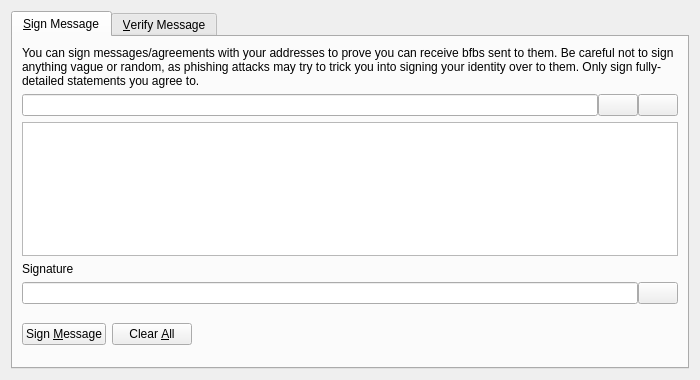
<?xml version="1.0" encoding="UTF-8"?>
<ui version="4.0">
 <class>SignVerifyMessageDialog</class>
 <widget class="QDialog" name="SignVerifyMessageDialog">
  <property name="geometry">
   <rect>
    <x>0</x>
    <y>0</y>
    <width>700</width>
    <height>380</height>
   </rect>
  </property>
  <property name="windowTitle">
   <string>Signatures - Sign / Verify a Message</string>
  </property>
  <property name="modal">
   <bool>true</bool>
  </property>
  <layout class="QVBoxLayout" name="verticalLayout">
   <item>
    <widget class="QTabWidget" name="tabWidget">
     <property name="currentIndex">
      <number>0</number>
     </property>
     <widget class="QWidget" name="tabSignMessage">
      <attribute name="title">
       <string>&amp;Sign Message</string>
      </attribute>
      <layout class="QVBoxLayout" name="verticalLayout_SM">
       <item>
        <widget class="QLabel" name="infoLabel_SM">
         <property name="text">
          <string>You can sign messages/agreements with your addresses to prove you can receive bfbs sent to them. Be careful not to sign anything vague or random, as phishing attacks may try to trick you into signing your identity over to them. Only sign fully-detailed statements you agree to.</string>
         </property>
         <property name="textFormat">
          <enum>Qt::PlainText</enum>
         </property>
         <property name="wordWrap">
          <bool>true</bool>
         </property>
        </widget>
       </item>
       <item>
        <layout class="QHBoxLayout" name="horizontalLayout_1_SM">
         <property name="spacing">
          <number>0</number>
         </property>
         <item>
          <widget class="QValidatedLineEdit" name="addressIn_SM">
           <property name="toolTip">
            <string>The bfb address to sign the message with</string>
           </property>
          </widget>
         </item>
         <item>
          <widget class="QPushButton" name="addressBookButton_SM">
           <property name="toolTip">
            <string>Choose previously used address</string>
           </property>
           <property name="text">
            <string/>
           </property>
           <property name="icon">
            <iconset resource="../bfb.qrc">
             <normaloff>:/icons/address-book</normaloff>:/icons/address-book</iconset>
           </property>
           <property name="shortcut">
            <string>Alt+A</string>
           </property>
           <property name="autoDefault">
            <bool>false</bool>
           </property>
          </widget>
         </item>
         <item>
          <widget class="QPushButton" name="pasteButton_SM">
           <property name="toolTip">
            <string>Paste address from clipboard</string>
           </property>
           <property name="text">
            <string/>
           </property>
           <property name="icon">
            <iconset resource="../bfb.qrc">
             <normaloff>:/icons/editpaste</normaloff>:/icons/editpaste</iconset>
           </property>
           <property name="shortcut">
            <string>Alt+P</string>
           </property>
           <property name="autoDefault">
            <bool>false</bool>
           </property>
          </widget>
         </item>
        </layout>
       </item>
       <item>
        <widget class="QPlainTextEdit" name="messageIn_SM">
         <property name="toolTip">
          <string>Enter the message you want to sign here</string>
         </property>
        </widget>
       </item>
       <item>
        <widget class="QLabel" name="signatureLabel_SM">
         <property name="text">
          <string>Signature</string>
         </property>
         <property name="textFormat">
          <enum>Qt::PlainText</enum>
         </property>
        </widget>
       </item>
       <item>
        <layout class="QHBoxLayout" name="horizontalLayout_2_SM">
         <property name="spacing">
          <number>0</number>
         </property>
         <item>
          <widget class="QLineEdit" name="signatureOut_SM">
           <property name="font">
            <font>
             <italic>true</italic>
            </font>
           </property>
           <property name="readOnly">
            <bool>true</bool>
           </property>
          </widget>
         </item>
         <item>
          <widget class="QPushButton" name="copySignatureButton_SM">
           <property name="toolTip">
            <string>Copy the current signature to the system clipboard</string>
           </property>
           <property name="text">
            <string/>
           </property>
           <property name="icon">
            <iconset resource="../bfb.qrc">
             <normaloff>:/icons/editcopy</normaloff>:/icons/editcopy</iconset>
           </property>
           <property name="autoDefault">
            <bool>false</bool>
           </property>
          </widget>
         </item>
        </layout>
       </item>
       <item>
        <layout class="QHBoxLayout" name="horizontalLayout_3_SM">
         <item>
          <widget class="QPushButton" name="signMessageButton_SM">
           <property name="toolTip">
            <string>Sign the message to prove you own this bfb address</string>
           </property>
           <property name="text">
            <string>Sign &amp;Message</string>
           </property>
           <property name="icon">
            <iconset resource="../bfb.qrc">
             <normaloff>:/icons/edit</normaloff>:/icons/edit</iconset>
           </property>
           <property name="autoDefault">
            <bool>false</bool>
           </property>
          </widget>
         </item>
         <item>
          <widget class="QPushButton" name="clearButton_SM">
           <property name="toolTip">
            <string>Reset all sign message fields</string>
           </property>
           <property name="text">
            <string>Clear &amp;All</string>
           </property>
           <property name="icon">
            <iconset resource="../bfb.qrc">
             <normaloff>:/icons/remove</normaloff>:/icons/remove</iconset>
           </property>
           <property name="autoDefault">
            <bool>false</bool>
           </property>
          </widget>
         </item>
         <item>
          <spacer name="horizontalSpacer_1_SM">
           <property name="orientation">
            <enum>Qt::Horizontal</enum>
           </property>
           <property name="sizeHint" stdset="0">
            <size>
             <width>40</width>
             <height>48</height>
            </size>
           </property>
          </spacer>
         </item>
         <item>
          <widget class="QLabel" name="statusLabel_SM">
           <property name="font">
            <font>
             <weight>75</weight>
             <bold>true</bold>
            </font>
           </property>
           <property name="text">
            <string/>
           </property>
           <property name="wordWrap">
            <bool>true</bool>
           </property>
          </widget>
         </item>
         <item>
          <spacer name="horizontalSpacer_2_SM">
           <property name="orientation">
            <enum>Qt::Horizontal</enum>
           </property>
           <property name="sizeHint" stdset="0">
            <size>
             <width>40</width>
             <height>48</height>
            </size>
           </property>
          </spacer>
         </item>
        </layout>
       </item>
      </layout>
     </widget>
     <widget class="QWidget" name="tabVerifyMessage">
      <attribute name="title">
       <string>&amp;Verify Message</string>
      </attribute>
      <layout class="QVBoxLayout" name="verticalLayout_VM">
       <item>
        <widget class="QLabel" name="infoLabel_VM">
         <property name="text">
          <string>Enter the receiver's address, message (ensure you copy line breaks, spaces, tabs, etc. exactly) and signature below to verify the message. Be careful not to read more into the signature than what is in the signed message itself, to avoid being tricked by a man-in-the-middle attack. Note that this only proves the signing party receives with the address, it cannot prove sendership of any transaction!</string>
         </property>
         <property name="textFormat">
          <enum>Qt::PlainText</enum>
         </property>
         <property name="alignment">
          <set>Qt::AlignLeading|Qt::AlignLeft|Qt::AlignTop</set>
         </property>
         <property name="wordWrap">
          <bool>true</bool>
         </property>
        </widget>
       </item>
       <item>
        <layout class="QHBoxLayout" name="horizontalLayout_1_VM">
         <property name="spacing">
          <number>0</number>
         </property>
         <item>
          <widget class="QValidatedLineEdit" name="addressIn_VM">
           <property name="toolTip">
            <string>The bfb address the message was signed with</string>
           </property>
          </widget>
         </item>
         <item>
          <widget class="QPushButton" name="addressBookButton_VM">
           <property name="toolTip">
            <string>Choose previously used address</string>
           </property>
           <property name="text">
            <string/>
           </property>
           <property name="icon">
            <iconset resource="../bfb.qrc">
             <normaloff>:/icons/address-book</normaloff>:/icons/address-book</iconset>
           </property>
           <property name="shortcut">
            <string>Alt+A</string>
           </property>
           <property name="autoDefault">
            <bool>false</bool>
           </property>
          </widget>
         </item>
        </layout>
       </item>
       <item>
        <widget class="QPlainTextEdit" name="messageIn_VM"/>
       </item>
       <item>
        <widget class="QValidatedLineEdit" name="signatureIn_VM"/>
       </item>
       <item>
        <layout class="QHBoxLayout" name="horizontalLayout_2_VM">
         <item>
          <widget class="QPushButton" name="verifyMessageButton_VM">
           <property name="toolTip">
            <string>Verify the message to ensure it was signed with the specified bfb address</string>
           </property>
           <property name="text">
            <string>Verify &amp;Message</string>
           </property>
           <property name="icon">
            <iconset resource="../bfb.qrc">
             <normaloff>:/icons/transaction_0</normaloff>:/icons/transaction_0</iconset>
           </property>
           <property name="autoDefault">
            <bool>false</bool>
           </property>
          </widget>
         </item>
         <item>
          <widget class="QPushButton" name="clearButton_VM">
           <property name="toolTip">
            <string>Reset all verify message fields</string>
           </property>
           <property name="text">
            <string>Clear &amp;All</string>
           </property>
           <property name="icon">
            <iconset resource="../bfb.qrc">
             <normaloff>:/icons/remove</normaloff>:/icons/remove</iconset>
           </property>
           <property name="autoDefault">
            <bool>false</bool>
           </property>
          </widget>
         </item>
         <item>
          <spacer name="horizontalSpacer_1_VM">
           <property name="orientation">
            <enum>Qt::Horizontal</enum>
           </property>
           <property name="sizeHint" stdset="0">
            <size>
             <width>40</width>
             <height>48</height>
            </size>
           </property>
          </spacer>
         </item>
         <item>
          <widget class="QLabel" name="statusLabel_VM">
           <property name="font">
            <font>
             <weight>75</weight>
             <bold>true</bold>
            </font>
           </property>
           <property name="text">
            <string/>
           </property>
           <property name="wordWrap">
            <bool>true</bool>
           </property>
          </widget>
         </item>
         <item>
          <spacer name="horizontalSpacer_2_VM">
           <property name="orientation">
            <enum>Qt::Horizontal</enum>
           </property>
           <property name="sizeHint" stdset="0">
            <size>
             <width>40</width>
             <height>48</height>
            </size>
           </property>
          </spacer>
         </item>
        </layout>
       </item>
      </layout>
     </widget>
    </widget>
   </item>
  </layout>
 </widget>
 <customwidgets>
  <customwidget>
   <class>QValidatedLineEdit</class>
   <extends>QLineEdit</extends>
   <header>qvalidatedlineedit.h</header>
  </customwidget>
 </customwidgets>
 <resources>
  <include location="../bfb.qrc"/>
 </resources>
 <connections/>
</ui>
